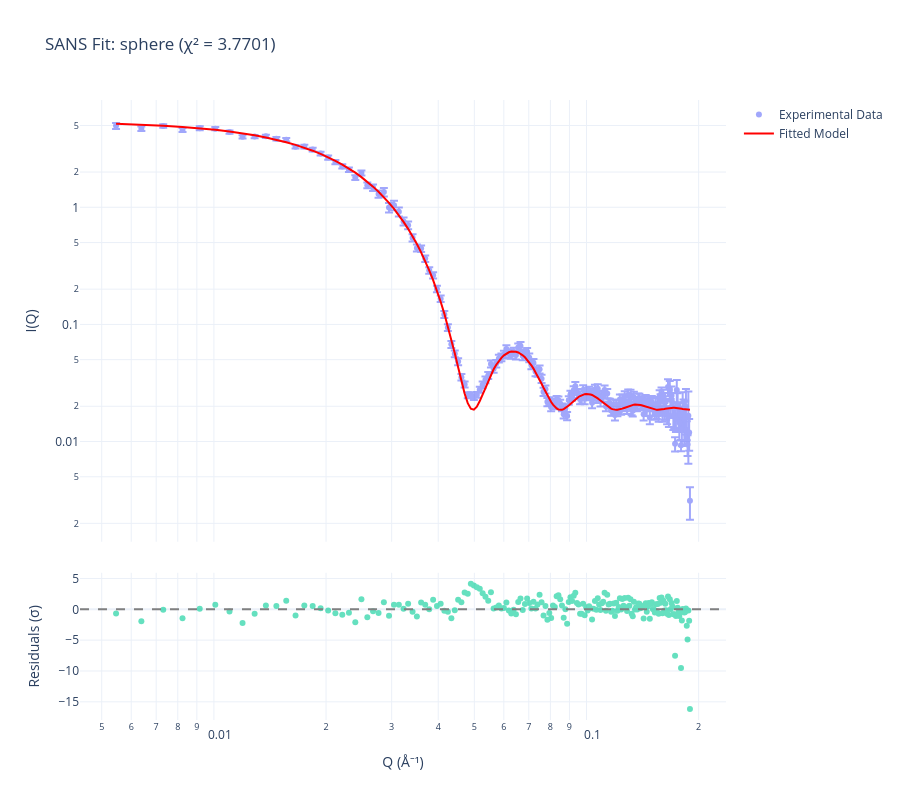

The notebook cell this image was saved under:
### Markdown cell above
We can plot the fit and residuals as before:

### Code cell
fitter.plot_results(show_residuals=True, log_scale=True)

### Figure 1 — Plotly figure (JSON) as saved in the notebook; plotly's stock layout.template omitted (floating-point values rounded to 4 significant figures; data arrays with more than 128 entries replaced by an {"elided": "..."} marker saying what was removed)
{"data": [{"error_y": {"array": {"elided": "200 float values"}, "type": "data", "visible": true}, "marker": {"size": 6}, "mode": "markers", "name": "Experimental Data", "opacity": 0.6, "type": "scatter", "x": {"elided": "200 float values"}, "xaxis": "x", "y": {"elided": "200 float values"}, "yaxis": "y"}, {"line": {"color": "red", "width": 2}, "mode": "lines", "name": "Fitted Model", "type": "scatter", "x": {"elided": "200 float values"}, "xaxis": "x", "y": {"elided": "200 float values"}, "yaxis": "y"}, {"marker": {"size": 6}, "mode": "markers", "name": "Residuals", "opacity": 0.6, "showlegend": false, "type": "scatter", "x": {"elided": "200 float values"}, "xaxis": "x2", "y": {"elided": "200 float values"}, "yaxis": "y2"}], "layout": {"height": 800, "shapes": [{"line": {"color": "gray", "dash": "dash"}, "type": "line", "x0": 0, "x1": 1, "xref": "x2 domain", "y0": 0, "y1": 0, "yref": "y2"}], "title": {"text": "SANS Fit: sphere (χ² = 3.7701)"}, "width": 900, "xaxis": {"anchor": "y", "domain": [0, 1], "matches": "x2", "showticklabels": false, "type": "log"}, "xaxis2": {"anchor": "y2", "domain": [0, 1], "title": {"text": "Q (Å⁻¹)"}, "type": "log"}, "yaxis": {"anchor": "x", "domain": [0.2875, 1.0], "title": {"text": "I(Q)"}, "type": "log"}, "yaxis2": {"anchor": "x2", "domain": [0, 0.2375], "title": {"text": "Residuals (σ)"}}}}
